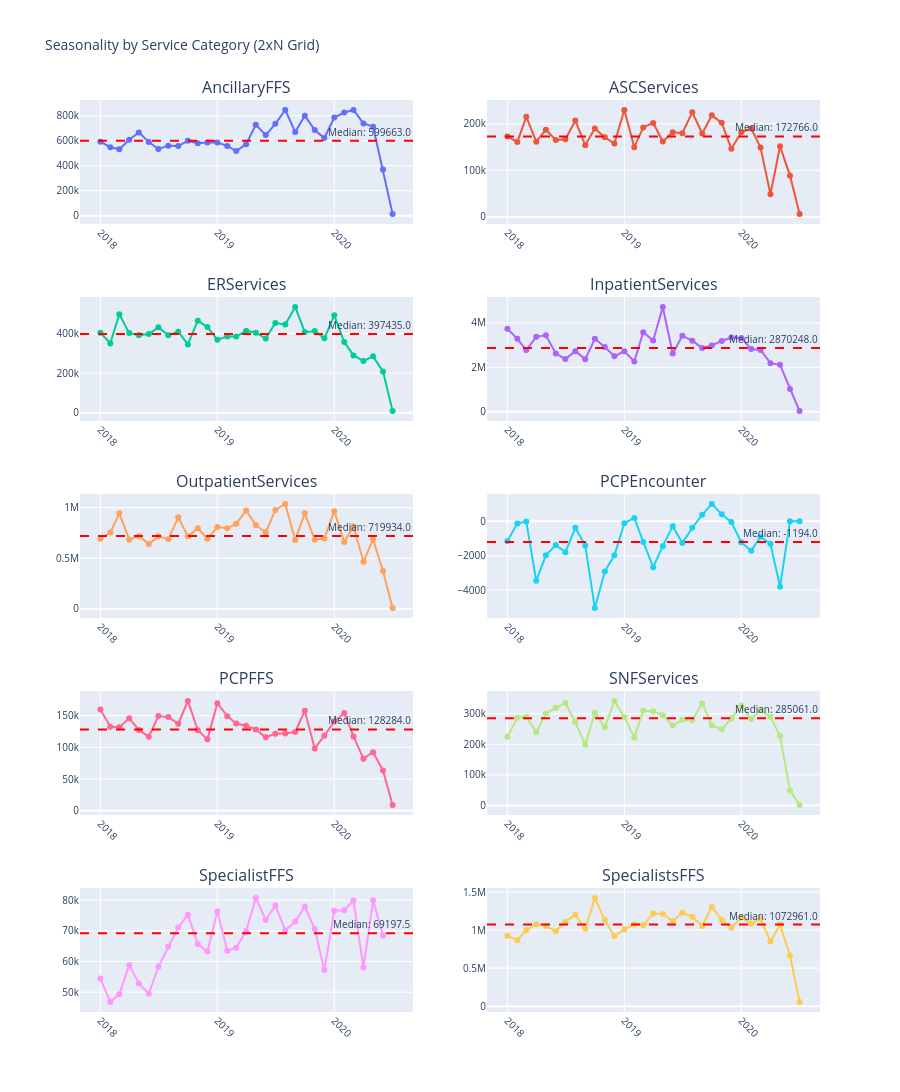

The notebook cell this image was saved under:
### Code cell
service_categories = df['service_category'].unique()
n_categories = len(service_categories)
cols = 2
rows = -(-n_categories // cols)  # Ceiling division

fig = make_subplots(rows=rows, cols=cols, 
                   subplot_titles=service_categories,
                   vertical_spacing=0.08)

for idx, category in enumerate(service_categories):
    row = idx // cols + 1
    col = idx % cols + 1
    
    y1 = df_season_serivce[category]
    median_value = y1.median()
    
    fig.add_trace(go.Scatter(x=df_season_serivce['month'], y=y1,
                            mode='lines+markers',
                            name=f'{category} (median {median_value:.1f})',
                            showlegend=False), row=row, col=col)
    
    fig.add_hline(y=median_value, line_dash="dash", 
                  line_color="red", row=row, col=col,
                  annotation_text=f"Median: {median_value:.1f}")

fig.update_layout(height=300*rows, title_text="Seasonality by Service Category (2xN Grid)",
                 font_size=10)
fig.update_xaxes(tickangle=45)
fig.show()
